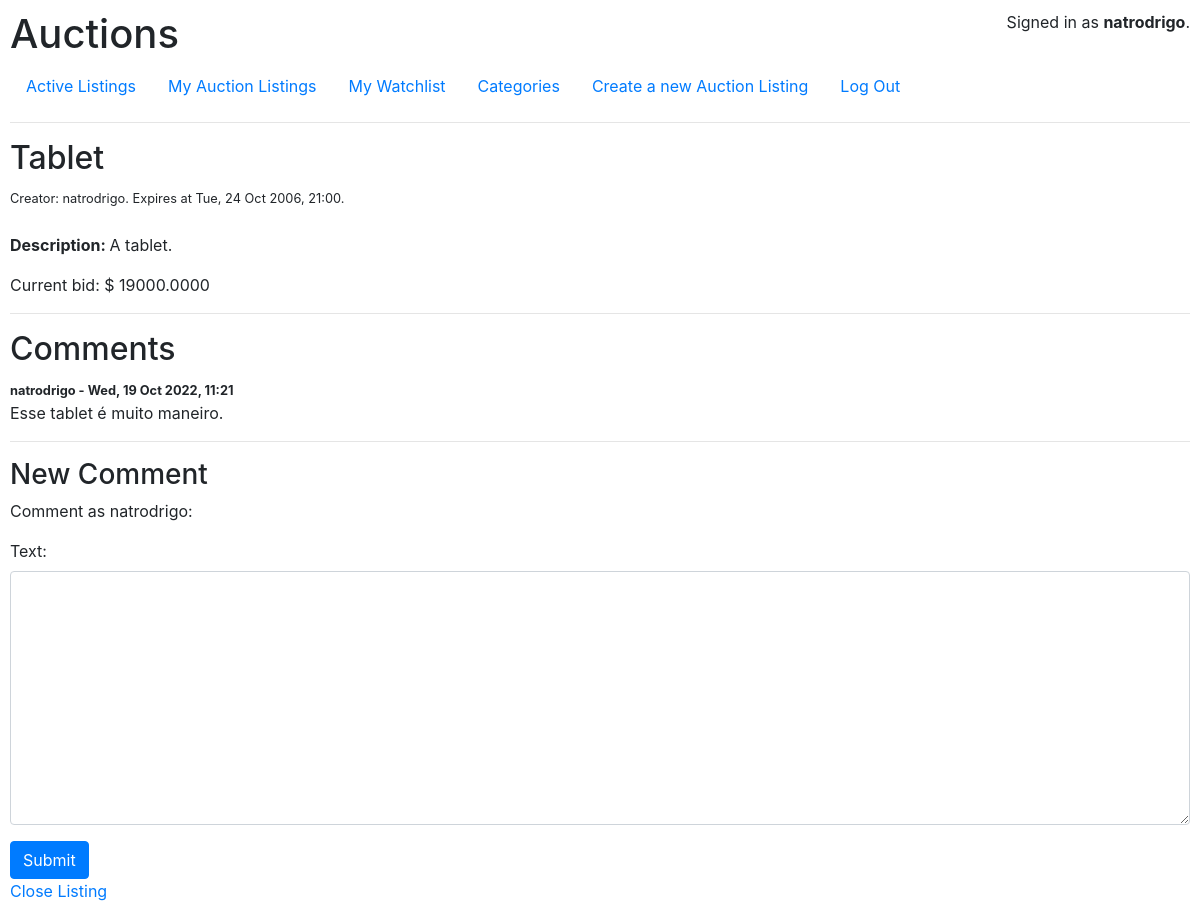
The page /auction/3 (signed in) on the database as committed earlier.
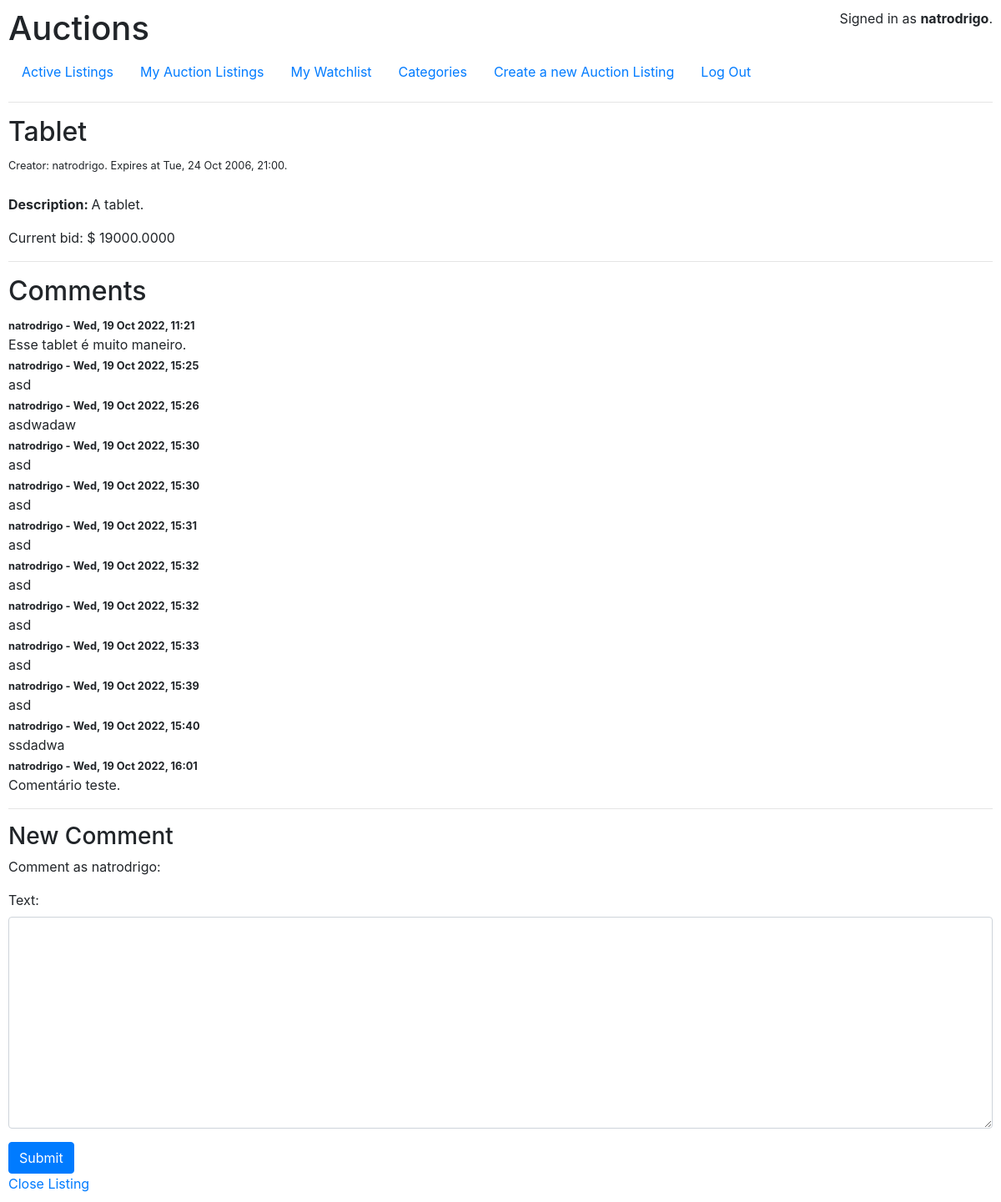
The same page on the database as committed later.
### auctions/models.py (models this page shows, shortened)
class User(AbstractUser):
    watchlist = models.ManyToManyField('AuctionListing',related_name="watchers")
    def __str__(self):
        return f"{self.username}"

class AuctionListing(models.Model):
    title = models.CharField(max_length=64)
    description = models.TextField()
    category = models.ForeignKey(Category,on_delete=models.CASCADE,related_name="auctions")
    image = models.URLField()
    duration = models.DateTimeField()
    initialBid = models.DecimalField(max_digits=19, decimal_places=4)
    active = models.BooleanField(default=True)
    user = models.ForeignKey(User,on_delete=models.CASCADE,related_name = "auctions")

class Bid(models.Model):
    value = models.DecimalField(max_digits=19, decimal_places=4)
    auction = models.ForeignKey(AuctionListing, on_delete=models.CASCADE, related_name="bids")
    user = models.ForeignKey(User, on_delete=models.CASCADE, related_name="bids")
    createDate = models.DateTimeField(auto_now_add=True)

class Comment(models.Model):
    text = models.TextField()
    createDate = models.DateTimeField(auto_now_add=True)
    user = models.ForeignKey(User, on_delete=models.CASCADE, related_name = "comments")
    auctionListing = models.ForeignKey(AuctionListing, on_delete=models.CASCADE, related_name = "auctions")

### auctions/views.py (the view)
# urls.py: path("auction/<int:auction_id>",views.auction,name="auction"),
def auction(request, auction_id):
    auction = AuctionListing.objects.get(id = auction_id)
    user = User.objects.get(id=request.user.id)
    comments = Comment.objects.filter(auctionListing = auction).all()
    comment_form = CommentForm()
    auction_already_on_watchlist = user.watchlist.filter(id = auction_id).all().exists()
    last_bid = auction.bids.order_by('createDate').last()
    return render(request, "auctions/auction.html",{
        "auction":auction,
        "last_bid":last_bid,
        "auction_already_on_watchlist": auction_already_on_watchlist,
        "comments": comments,
        "comment_form": comment_form
    })

### auctions/forms.py
class CommentForm (forms.ModelForm):
    class Meta:
        model = Comment
        fields = ['text']
    def __init__(self, *args, **kwargs):
        super(CommentForm, self).__init__(*args, **kwargs)
        for visible in self.visible_fields():
            visible.field.widget.attrs['class'] = 'form-control'

### auctions/templates/auctions/auction.html (shortened to what this page needs)
{% extends 'auctions/layout.html' %}
{% load tz %}
{% block body %}
{% timezone "America/Sao_Paulo" %}
<div>
    <h2>{{auction.title}}</h2>
    <small>Creator: {{auction.user}}. Expires at {{auction.duration | date:'D, d M Y, H:i'}}.</small>
</div>
<p><strong>Description: </strong>{{ auction.description }}</p>
{% if last_bid == None %}
<p>Current bid: $ {{ auction.initialBid }}</p>
{% else %}
<p>Current bid: $ {{ last_bid.value }}</p>
{% endif %}
<hr>
<div>
    <h2>Comments</h2>
    <div>
        {% for comment in comments %}
        <div><small><strong>{{comment.user}} - {{comment.createDate | date:'D, d M Y, H:i'}}</strong></small></div>
        <div>{{comment.text}}</div>
        {% empty %}
        <p>There are no comments yet.</p>
        {% endfor %}
    </div>
</div>
{% endtimezone %}
<hr>
<h3>New Comment</h3>
<p>Comment as {{user}}:</p>
<form action="{% url 'add_comment' auction.id %}" method="POST" enctype=multipart/form-data >
<div class="form-group">
    {{ comment_form }}
</div>
<input type="submit" class="btn btn-primary">
</form>
{% if user == auction.user %}
<a href="">Close Listing</a>
{% endif %}
{% endblock %}

### auctions/templates/auctions/layout.html (shortened to what this page needs)
{% load static %}
{% load tz %}
<!DOCTYPE html>
<html lang="en">
<head>
    <link rel="stylesheet" href="https://stackpath.bootstrapcdn.com/bootstrap/4.4.1/css/bootstrap.min.css"
>
    <link href="{% static 'auctions/styles.css' %}" rel="stylesheet" type="text/css">
</head>
<body>
    <div style="display: flex;justify-content: space-between;align-items: stretch;">
        <h1>Auctions</h1>
        <div>
            {% if user.is_authenticated %}
            Signed in as <strong>{{ user.username }}</strong>.
            {% else %}
            Not signed in.
            {% endif %}
        </div>
    </div>
    <ul class="nav">
        <li class="nav-item">
            <a class="nav-link" href="{% url 'index' %}">Active Listings</a>
        </li>
        {% if user.is_authenticated %}
        <li class="nav-item">
            <a class="nav-link" href="{% url 'my_auctions' %}">My Auction Listings</a>
        </li>
        <li class="nav-item">
            <a class="nav-link" href="{% url 'my_watchlist' %}">My Watchlist</a>
        </li>
        <li class="nav-item">
            <a class="nav-link" href="{% url 'categories' %}">Categories</a>
        </li>
        <li class="nav-item">
            <a class="nav-link" href="{% url 'create_new_listing' %}">Create a new Auction Listing</a>
        </li>
        <li class="nav-item">
            <a class="nav-link" href="{% url 'logout' %}">Log Out</a>
        </li>
        {% endif %}
    </ul>
    <hr>
    {% block body %}
    {% endblock %}
</body>
</html>

### auctions/static/auctions/styles.css (style rules this page uses)
body { padding: 10px; }

Rows that differ between the two databases and show on the page:
added Comment: user "natrodrigo", createDate "Wed, 19 Oct 2022, 15:25", text "asd"
added Comment: user "natrodrigo", createDate "Wed, 19 Oct 2022, 15:26", text "asdwadaw"
added Comment: user "natrodrigo", createDate "Wed, 19 Oct 2022, 15:30", text "asd"
added Comment: user "natrodrigo", createDate "Wed, 19 Oct 2022, 15:30", text "asd"
added Comment: user "natrodrigo", createDate "Wed, 19 Oct 2022, 15:31", text "asd"
added Comment: user "natrodrigo", createDate "Wed, 19 Oct 2022, 15:32", text "asd"
added Comment: user "natrodrigo", createDate "Wed, 19 Oct 2022, 15:32", text "asd"
added Comment: user "natrodrigo", createDate "Wed, 19 Oct 2022, 15:33", text "asd"
added Comment: user "natrodrigo", createDate "Wed, 19 Oct 2022, 15:39", text "asd"
added Comment: user "natrodrigo", createDate "Wed, 19 Oct 2022, 15:40", text "ssdadwa"
added Comment: user "natrodrigo", createDate "Wed, 19 Oct 2022, 16:01", text "Comentário teste."
